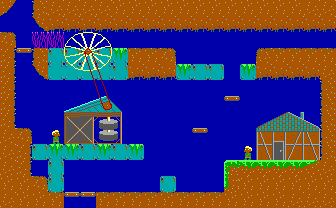

Below is a game level as drawn by its tile map, then a one-line description and the .tmx file that defines it, in full:
An orthogonal 21x13 tile map with 16x16 px tiles, 1 tile layer (bg), 1 hidden layer not drawn, 3 tilesets and 1 object (text).

<map version="1.10" tiledversion="1.11.1-99-gec89c545" orientation="orthogonal" renderorder="right-down" width="21" height="13" tilewidth="16" tileheight="16" infinite="0" nextlayerid="4" nextobjectid="12">
 <tileset firstgid="1" source="tileset4.tsx" />
 <tileset firstgid="241" source="obj.tsx" />
 <tileset firstgid="481" source="tileset.tsx" />
 <layer id="1" name="bg" width="21" height="13">
  <data encoding="csv">
222,45,201,123,123,123,123,103,103,103,103,103,103,103,103,103,103,103,103,123,123,
106,45,221,141,141,141,141,141,141,141,141,141,141,141,141,141,141,141,141,141,141,
225,45,62,62,15,16,17,45,45,45,45,45,45,45,45,45,45,45,45,45,45,
143,161,201,541,35,36,37,522,224,224,225,45,45,45,45,45,223,224,224,224,224,
143,45,221,521,55,56,57,541,141,141,141,42,61,61,46,42,141,141,141,141,123,
143,45,45,45,45,76,77,45,45,45,45,45,45,45,45,45,45,45,45,45,201,
143,45,45,45,95,96,97,98,45,45,45,45,45,45,161,45,45,45,45,45,201,
143,45,45,45,115,116,117,118,45,45,45,45,45,45,45,45,11,12,13,14,201,
123,225,45,85,135,136,137,138,45,45,45,45,161,45,45,45,31,32,33,34,201,
123,143,61,42,42,61,42,61,42,45,45,45,45,45,45,65,51,52,53,54,201,
123,143,45,61,45,45,45,45,45,45,45,45,45,45,82,83,83,83,83,105,123,
103,103,225,61,45,45,45,45,45,45,61,45,45,45,101,103,103,103,103,103,103,
123,103,103,224,161,161,224,224,224,224,224,224,224,224,103,103,103,103,123,123,123
</data>
 </layer>
 <objectgroup id="3" name="Obj" visible="0">
  <object id="11" name="Worker text" type="text" x="19.3132" y="83.315" width="72.3212" height="20.3261">
   <properties>
    <property name="string_id" type="int" value="45" />
   </properties>
  </object>
 </objectgroup>
 <layer id="2" name="col" width="21" height="13" visible="0">
  <data encoding="csv">
242,241,242,241,241,241,241,241,241,241,241,241,241,241,241,241,241,241,241,241,241,
244,241,242,242,242,242,242,242,242,242,242,242,242,242,242,242,242,242,242,242,242,
242,247,244,244,241,241,241,247,241,241,241,241,241,241,241,241,241,241,241,241,241,
242,245,242,242,242,242,242,242,242,242,242,241,241,241,241,241,242,242,242,242,242,
242,241,242,242,242,242,242,242,242,242,242,242,242,242,241,242,242,242,242,242,242,
242,241,241,241,241,241,241,241,241,241,241,241,241,241,241,241,241,241,241,241,242,
242,241,241,241,241,241,241,241,241,241,241,241,241,241,242,241,241,241,241,241,242,
242,241,241,241,241,241,241,241,241,241,241,241,241,241,241,241,241,241,241,241,242,
242,242,241,241,241,241,241,241,241,241,241,241,242,241,241,241,241,241,241,241,242,
241,242,242,242,242,242,242,242,242,241,241,241,241,241,241,241,241,241,241,241,242,
241,242,241,242,241,241,241,241,241,241,241,241,241,243,242,242,242,242,242,242,242,
241,241,242,242,241,241,241,241,241,241,242,241,241,241,242,242,242,242,242,242,242,
241,241,241,242,245,245,242,242,242,242,242,242,242,242,242,242,242,242,242,242,242
</data>
 </layer>
</map>
